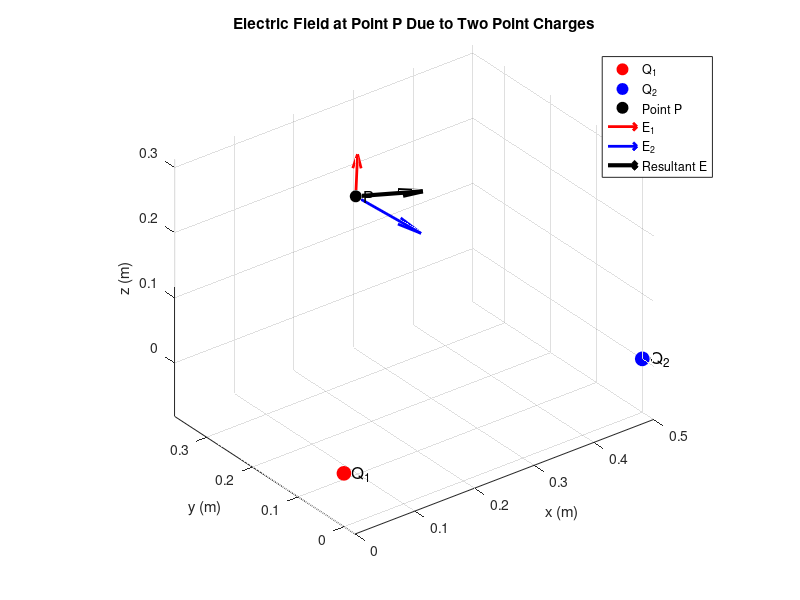

Write MATLAB code to recreate this figure.
clc;
clear;
close all;

%% Constants
epsilon0 = 8.854e-12;              % Permittivity of free space (F/m)
k = 1/(4*pi*epsilon0);             % Coulomb constant

%% Point charges
q1 = 2e-9;                          % Charge 1 (C)
q2 = -3e-9;                         % Charge 2 (C)

r1 = [0, 0, 0];                     % Position of charge 1 (m)
r2 = [0.5, 0, 0];                   % Position of charge 2 (m)

%% Observation point P(Px, Py, Pz)
Px = 0.25;
Py = 0.30;
Pz = 0.20;

P = [Px, Py, Pz];

%% Electric field due to charge 1
R1 = P - r1;
d1 = norm(R1);

E1 = k*q1/d1^3 * R1;

%% Electric field due to charge 2
R2 = P - r2;
d2 = norm(R2);

E2 = k*q2/d2^3 * R2;

%% Resultant electric field
E = E1 + E2;

%% Display results
fprintf('Electric field due to Q1:\n');
fprintf('E1 = [%g, %g, %g] N/C\n\n', E1);

fprintf('Electric field due to Q2:\n');
fprintf('E2 = [%g, %g, %g] N/C\n\n', E2);

fprintf('Resultant electric field:\n');
fprintf('E = [%g, %g, %g] N/C\n', E);

fprintf('Magnitude of E = %g N/C\n', norm(E));

%% 3D Visualization

figure;
hold on;
grid on;
axis equal;

% Plot charge positions
plot3(r1(1), r1(2), r1(3), 'ro', ...
    'MarkerSize', 10, 'MarkerFaceColor', 'r');

plot3(r2(1), r2(2), r2(3), 'bo', ...
    'MarkerSize', 10, 'MarkerFaceColor', 'b');

% Plot observation point P
plot3(P(1), P(2), P(3), 'ko', ...
    'MarkerSize', 8, 'MarkerFaceColor', 'k');

%% Scale vectors for visualization
scale = 0.1 / max([norm(E1), norm(E2), norm(E)]);

% Electric field vectors
quiver3(P(1), P(2), P(3), ...
        E1(1)*scale, E1(2)*scale, E1(3)*scale, ...
        0, 'r', 'LineWidth', 2);

quiver3(P(1), P(2), P(3), ...
        E2(1)*scale, E2(2)*scale, E2(3)*scale, ...
        0, 'b', 'LineWidth', 2);

% Resultant field vector
quiver3(P(1), P(2), P(3), ...
        E(1)*scale, E(2)*scale, E(3)*scale, ...
        0, 'k', 'LineWidth', 3);

%% Labels
text(r1(1), r1(2), r1(3), '  Q_1', 'FontSize', 12);
text(r2(1), r2(2), r2(3), '  Q_2', 'FontSize', 12);
text(P(1), P(2), P(3), '  P', 'FontSize', 12);

xlabel('x (m)');
ylabel('y (m)');
zlabel('z (m)');

title('Electric Field at Point P Due to Two Point Charges');

legend('Q_1', 'Q_2', 'Point P', ...
       'E_1', 'E_2', 'Resultant E', ...
       'Location', 'best');

view(3);
